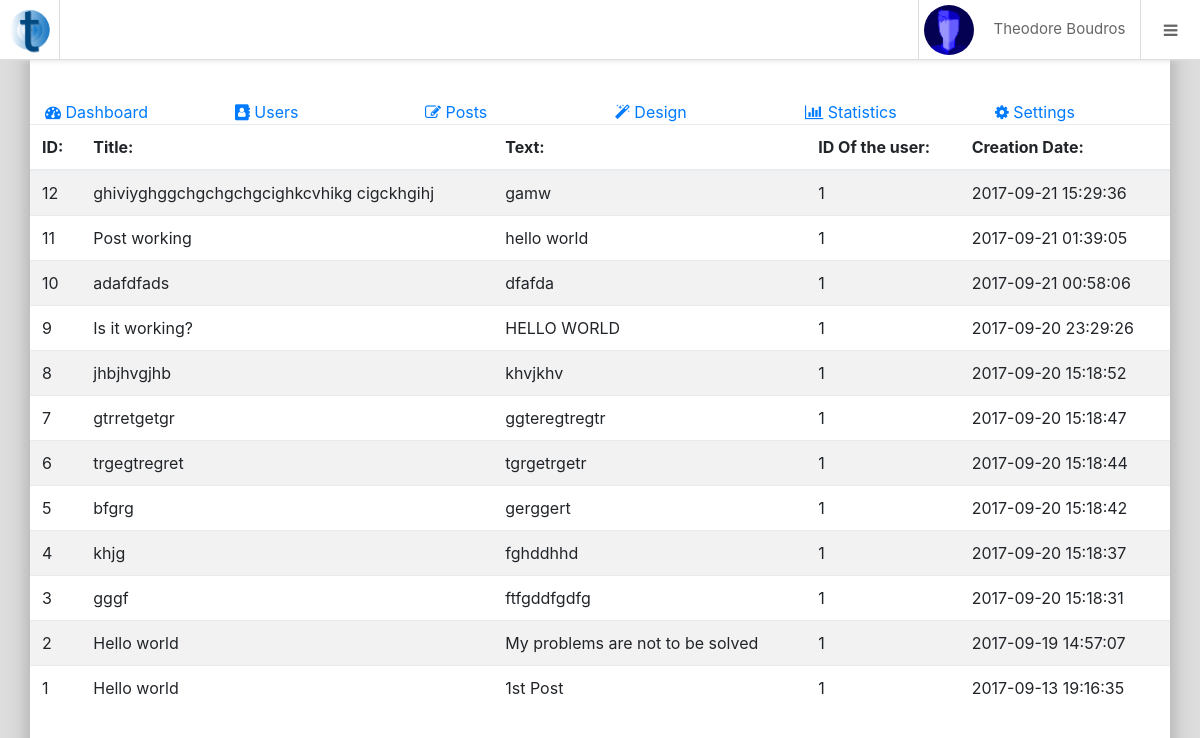
The app's page /admin?adminpath=posts (signed in) with its own data.
### tables this page shows
CREATE TABLE `posts` (
  `id` int(11) NOT NULL,
  `userid` int(11) NOT NULL,
  `title` text NOT NULL,
  `text` text NOT NULL,
  `date` datetime NOT NULL DEFAULT CURRENT_TIMESTAMP
);

### admin/frontend/loadFrontEnd.php (called while the page is built)
<?php
	include_once DEFAULT_THEME_DIR . "header.php";
	include_once DEFAULT_THEME_DIR . "adminloader.php";
	include_once DEFAULT_THEME_DIR . "footer.php";
?>

### engine/loader.php (called while the page is built, shortened)
<?php
	include_once FRONTEND_DIR . 'loadFrontEnd.php';

### engine/start.php (called while the page is built, shortened)
<?php
	include_once ENGINE_DIR . 'db/getDB.php';
	include_once ENGINE_DIR . 'loader.php';

### admin/index.php (called while the page is built, shortened)
<?php
	include_once ENGINE_DIR . 'start.php';

### engine/db/getDB.php (called while the page is built, shortened)
<?php
$db = array();
	$posts = array();
	$query = db_query('SELECT * FROM `posts`');
    while ($row = mysqli_fetch_assoc($query)) {
		array_push($posts, $row);
	}
	$db['posts'] = array_reverse($posts);
	$users = array();
	$query = db_query('SELECT * FROM `users`');
    while ($row = mysqli_fetch_assoc($query)) {
		array_push($users, $row);
	}
	$db['users'] = $users;

### engine/db/mysqli.php (called while the page is built, shortened)
<?php
function db_query($query){
	$connection = new mysqli(db_host, db_username, db_password, db_database, db_port);
	$result = mysqli_query($connection, $query);
	return $result;
}

### admin/frontend/required/default/posts.php (the view)
<div class="row">
    <table class="table table-striped admintable" cellspacing=0>
        <thead>
            <tr><th>ID: </th><th>Title: </th><th>Text: </th><th>ID Of the user: </th><th>Creation Date: </th></tr>
        </thead>
        <tbody>
            <?php foreach($db['posts'] as $user){ ?>
                <tr><td><?php echo $user['id']; ?></td><td><?php echo $user['title']; ?></td><td><?php echo $user['text']; ?></td><td><?php echo $user['userid']; ?></td><td><?php echo $user['date']; ?></td></tr>
            <?php } ?>
        </tbody>
    </table>
</div>

### frontend/required/stylesheet/style.css (style rules this page uses)
body { background-color: #ddd; }

### records on screen
posts: id "12", title "ghiviyghggchgchgchgcighkcvhikg cigckhgihj", text "gamw", userid "1", date "2017-09-21 15:29:36"
posts: id "11", title "Post working", text "hello world", userid "1", date "2017-09-21 01:39:05"
posts: id "10", title "adafdfads", text "dfafda", userid "1", date "2017-09-21 00:58:06"
posts: id "9", title "Is it working?", text "HELLO WORLD", userid "1", date "2017-09-20 23:29:26"
posts: id "8", title "jhbjhvgjhb", text "khvjkhv", userid "1", date "2017-09-20 15:18:52"
posts: id "7", title "gtrretgetgr", text "ggteregtregtr", userid "1", date "2017-09-20 15:18:47"
posts: id "6", title "trgegtregret", text "tgrgetrgetr", userid "1", date "2017-09-20 15:18:44"
posts: id "5", title "bfgrg", text "gerggert", userid "1", date "2017-09-20 15:18:42"
posts: id "4", title "khjg", text "fghddhhd", userid "1", date "2017-09-20 15:18:37"
posts: id "3", title "gggf", text "ftfgddfgdfg", userid "1", date "2017-09-20 15:18:31"
posts: id "2", title "Hello world", text "My problems are not to be solved", userid "1", date "2017-09-19 14:57:07"
posts: id "1", title "Hello world", text "1st Post", userid "1", date "2017-09-13 19:16:35"

### other values on screen
$_SESSION['admin']['displayname'] "Theodore Boudros"
